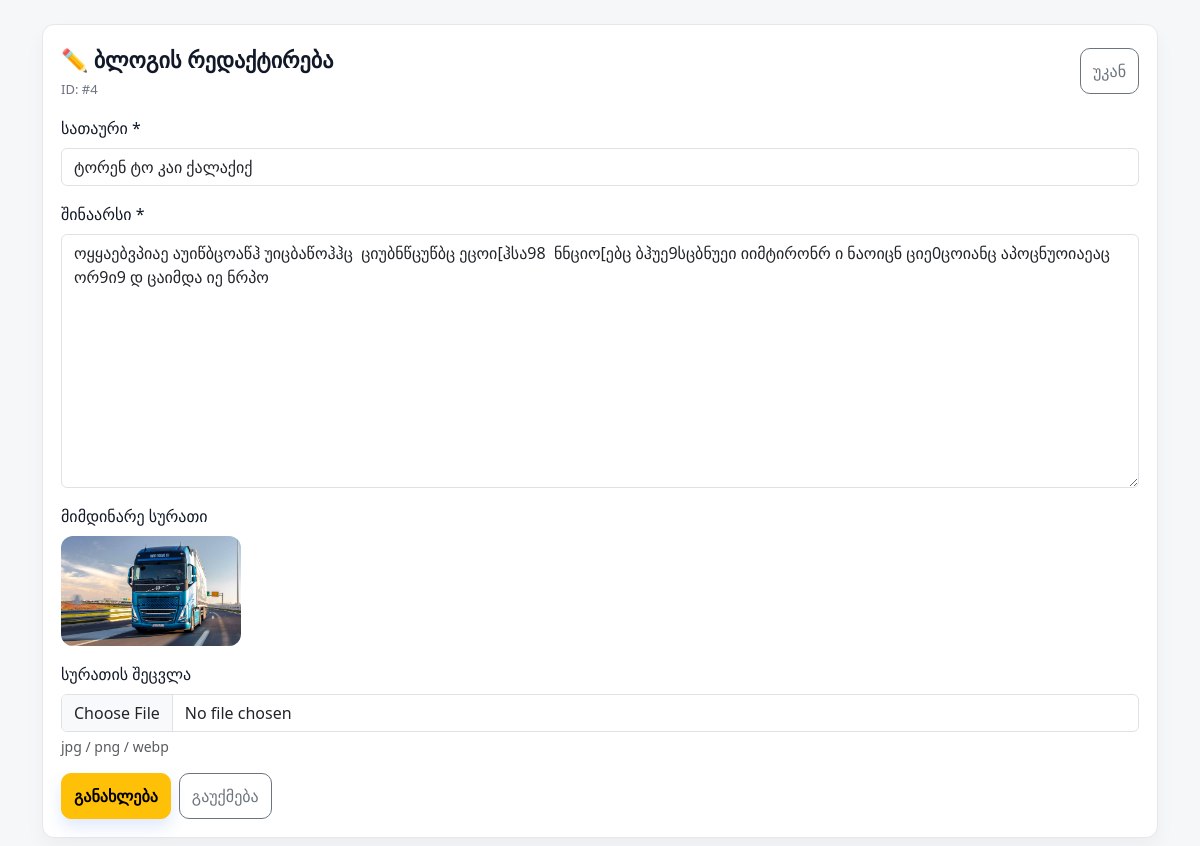
Page /admin/blog-edit.php?id=4 (signed in) on the committed database.
### tables this page shows
CREATE TABLE IF NOT EXISTS `blog` (
  `id` int NOT NULL AUTO_INCREMENT,
  `title` varchar(255) NOT NULL,
  `content` text NOT NULL,
  `image` varchar(255) DEFAULT NULL,
  `created_at` timestamp NULL DEFAULT CURRENT_TIMESTAMP,
  `title_ka` text,
  `title_en` text,
  `title_ru` text,
  `content_ka` longtext,
  `content_en` longtext,
  `content_ru` longtext,
  PRIMARY KEY (`id`)
);

### public_html/admin/blog-edit.php (the view, shortened to what this page needs)
<?php
require __DIR__ . "/config/db.php";
$id = (int)($_GET["id"] ?? 0);
$stmt = $pdo->prepare("SELECT * FROM blog WHERE id = ? LIMIT 1");
$stmt->execute([$id]);
$post = $stmt->fetch(PDO::FETCH_ASSOC);
?>
<!doctype html>
<html lang="ka">
<head>
    <link href="https://cdn.jsdelivr.net/npm/bootstrap@5.3.8/dist/css/bootstrap.min.css" rel="stylesheet">
    <link rel="stylesheet" href="../assets/css/admin.css">
</head>
<body>
    <div class="container py-4">
        <div class="admin-card">
            <div class="d-flex justify-content-between align-items-center mb-3">
                <div>
                    <div class="admin-h2 mb-1">✏️ ბლოგის რედაქტირება</div>
                    <div class="admin-muted">ID: #<?= (int)$post["id"] ?></div>
                </div>
                <a class="btn btn-outline-secondary admin-btn-soft" href="blog-manage.php">უკან</a>
            </div>
            <form method="post" enctype="multipart/form-data" class="row g-3">
                <div class="col-12">
                    <label class="form-label">სათაური *</label>
                    <input name="title" class="form-control" value="<?= htmlspecialchars($post["title"]) ?>" required>
                </div>
                <div class="col-12">
                    <label class="form-label">შინაარსი *</label>
                    <textarea name="content" rows="10" class="form-control"
                        required><?= htmlspecialchars($post["content"]) ?></textarea>
                </div>
                <div class="col-12">
                    <label class="form-label">მიმდინარე სურათი</label><br>
                    <?php if (!empty($post["image"])): ?>
                        <img src="../assets/uploads/blog/<?= (int)$post["id"] ?>/<?= htmlspecialchars($post["image"]) ?>"
                            style="width:180px;height:110px;object-fit:cover;border-radius:12px;">
                    <?php else: ?>
                        <span class="admin-badge admin-badge--muted">სურათი არ არის</span>
                    <?php endif; ?>
                </div>
                <div class="col-12">
                    <label class="form-label">სურათის შეცვლა</label>
                    <input type="file" name="image" class="form-control" accept="image/*">
                    <div class="form-text">jpg / png / webp</div>
                </div>
                <div class="col-12 d-flex gap-2">
                    <button class="btn btn-warning admin-btn">განახლება</button>
                    <a href="blog-manage.php" class="btn btn-outline-secondary admin-btn-soft">გაუქმება</a>
                </div>
            </form>
        </div>
    </div>
</body>
</html>

### public_html/assets/css/admin.css (style rules this page uses)
:root { --admin-primary: #2563eb; --admin-primary-700: #1d4ed8; --admin-bg: #f6f7f8; --admin-card: #ffffff; --admin-border: #e5e7eb; --admin-text: #111827; --admin-muted: #6b7280; --admin-radius: 12px; --bs-primary: var(--admin-primary); --bs-primary-rgb: 37,99,235; }
body { background: var(--admin-bg); color: var(--admin-text); }
.admin-card { background: var(--admin-card); border: 1px solid var(--admin-border); border-radius: var(--admin-radius); box-shadow: 0 10px 20px rgba(0,0,0,.04); padding: 18px; }
.admin-h2 { font-size: 22px; font-weight: 800; }
.admin-muted { color: var(--admin-muted); font-size: 13px; }
.admin-btn { border-radius: 10px !important; font-weight: 800; padding: 10px 12px; box-shadow: 0 8px 16px rgba(37,99,235,.14); }
.admin-btn-soft { border-radius: 10px !important; padding: 10px 12px; }
.admin-btn { border-radius: 10px !important; font-weight: 800; padding: 10px 12px; }

### rows in the picture
blog: id "4", title "ტორენ ტო კაი ქალაქიქ", content "ოყყაებვპიაე აუიწბცოაწჰ უიცბაწოჰჰც ციუბნწცუწბც ეცოი[ჰსა98 ნნციო[ებც ბჰუე9სცბნუეი იიმტირონრ ი ნაოიცნ ციე0ცოიანც აპოცნუოიაეაც ორ9ი9 დ ცაიმდა იე ნრპო", image (picture)
